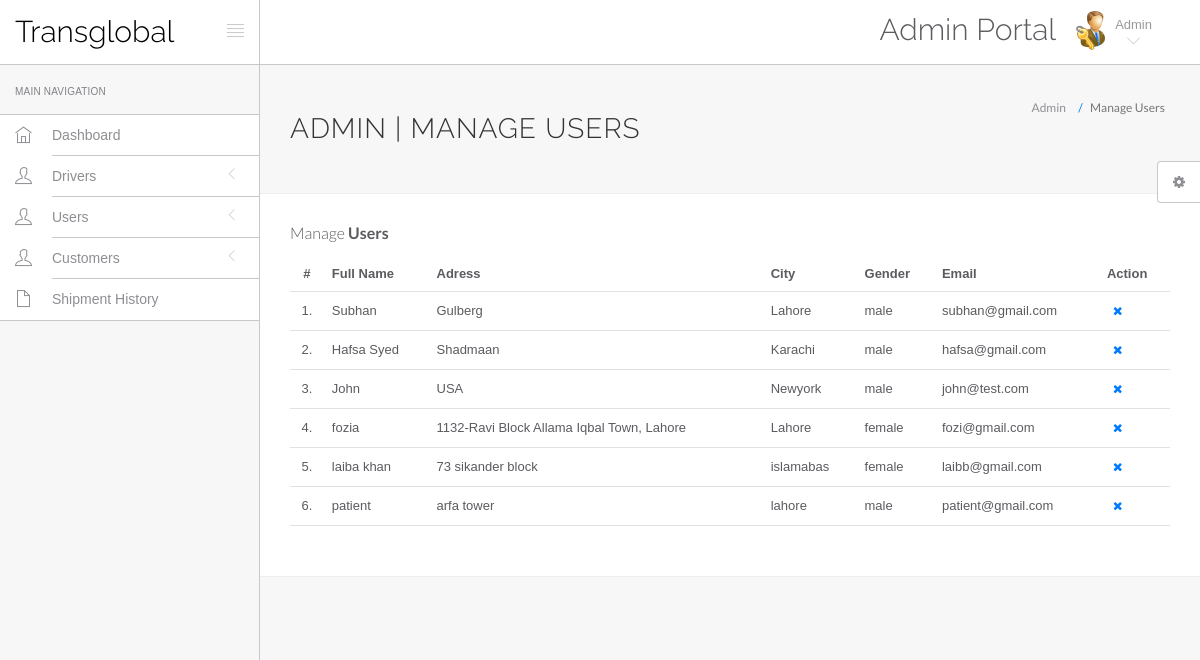
Screenshot of /hms/admin/manage-users.php (signed in) with the database file from the repository.
### tables this page shows
CREATE TABLE IF NOT EXISTS `users` (
  `id` int(11) NOT NULL AUTO_INCREMENT,
  `fullName` varchar(255) DEFAULT NULL,
  `address` longtext DEFAULT NULL,
  `city` varchar(255) DEFAULT NULL,
  `gender` varchar(255) DEFAULT NULL,
  `email` varchar(255) DEFAULT NULL,
  `password` varchar(255) DEFAULT NULL,
  `regDate` timestamp NULL DEFAULT current_timestamp(),
  `updationDate` timestamp NULL DEFAULT NULL ON UPDATE current_timestamp(),
  PRIMARY KEY (`id`),
  KEY `email` (`email`)
);

### hms/admin/manage-users.php (the view, shortened to what this page needs)
<?php
include('include/config.php');
?>
<!DOCTYPE html>
<html lang="en">
	<head>
		<link rel="stylesheet" href="vendor/bootstrap/css/bootstrap.min.css">
		<link rel="stylesheet" href="vendor/fontawesome/css/font-awesome.min.css">
		<link rel="stylesheet" href="vendor/themify-icons/themify-icons.min.css">
		<link rel="stylesheet" href="assets/css/styles.css">
	</head>
	<body>
		<div id="app">
<?php include('include/sidebar.php');?>
			<div class="app-content">
						<?php include('include/header.php');?>
				<div class="main-content" >
					<div class="wrap-content container" id="container">
						<section id="page-title">
							<div class="row">
								<div class="col-sm-8">
									<h1 class="mainTitle">Admin | Manage Users</h1>
																	</div>
								<ol class="breadcrumb">
									<li>
										<span>Admin</span>
									</li>
									<li class="active">
										<span>Manage Users</span>
									</li>
								</ol>
							</div>
						</section>
						<div class="container-fluid container-fullw bg-white">
									<div class="row">
								<div class="col-md-12">
									<h5 class="over-title margin-bottom-15">Manage <span class="text-bold">Users</span></h5>
									<table class="table table-hover" id="sample-table-1">
										<thead>
											<tr>
												<th class="center">#</th>
												<th>Full Name</th>
												<th class="hidden-xs">Adress</th>
												<th>City</th>
												<th>Gender </th>
												<th>Email </th>
												<th>Action</th>
											</tr>
										</thead>
										<tbody>
<?php
$sql=mysqli_query($con,"select * from users");
$cnt=1;
while($row=mysqli_fetch_array($sql))
{
?>
											<tr>
												<td class="center"><?php echo $cnt;?>.</td>
												<td class="hidden-xs"><?php echo $row['fullName'];?></td>
												<td><?php echo $row['address'];?></td>
												<td><?php echo $row['city'];?>
												</td>
												<td><?php echo $row['gender'];?></td>
												<td><?php echo $row['email'];?></td>
												<td >
												<div class="visible-md visible-lg hidden-sm hidden-xs">
	<a href="manage-users.php?id=<?php echo $row['id']?>&del=delete" onClick="return confirm('Are you sure you want to delete?')"class="btn btn-transparent btn-xs tooltips" tooltip-placement="top" tooltip="Remove"><i class="fa fa-times fa fa-white"></i></a>
												</div>
												</td>
											</tr>
											<?php
$cnt=$cnt+1;
											 }?>
										</tbody>
									</table>
								</div>
							</div>
								</div>
							</div>
						</div>
					</div>
				</div>
	<?php include('include/setting.php');?>
	</body>
</html>

### rows the page displays
users: fullName "Subhan", address "Gulberg", city "Lahore", gender "male", email "subhan@gmail.com"
users: fullName "Hafsa Syed", address "Shadmaan", city "Karachi", gender "male", email "hafsa@gmail.com"
users: fullName "John", address "USA", city "Newyork", gender "male", email "john@test.com"
users: fullName "fozia", address "1132-Ravi Block Allama Iqbal Town, Lahore", city "Lahore", gender "female", email "fozi@gmail.com"
users: fullName "laiba khan", address "73 sikander block", city "islamabas", gender "female", email "laibb@gmail.com"
users: fullName "patient", address "arfa tower", city "lahore", gender "male", email "patient@gmail.com"
